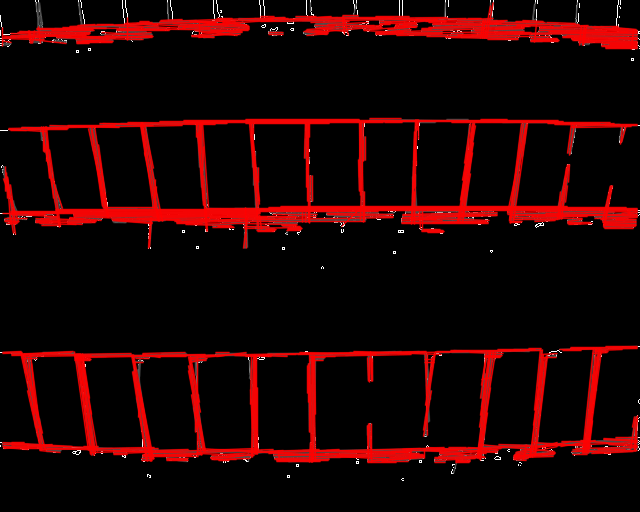
//> input picture IQ/img1.png, 640 x 512 px
$ ./edgedetection img1.png img2.png   (built with g++ and OpenCV 4)
//> lines starting //> are read from the running program, lines starting //| are printed output that depends on the picture; after the words box and inside, x2 and y2 are one past the last pixel; in counts of white or black regions, pixels touching at a corner belong together
#include <iostream>
#include <vector>
#include <opencv2/core.hpp>
#include <opencv2/highgui.hpp>
#include <opencv2/imgproc.hpp>

#include <nlohmann/json.hpp>
#include<fstream>

using namespace std;
using namespace cv;
using json = nlohmann::json;

int main(int argc, char** argv) {

    Mat inimg,imgsrc,detectimgsrc,detectimgsrcP, detectimgsrcPgray;

    imgsrc= imread(argv[1]); // first command line argument containing full path of target image
//> imgsrc is the input picture: 512 rows x 640 cols, CV_8UC3; mean B, G, R 2.6, 2.6, 32.1

    cvtColor(imgsrc, imgsrc, COLOR_BGR2GRAY);
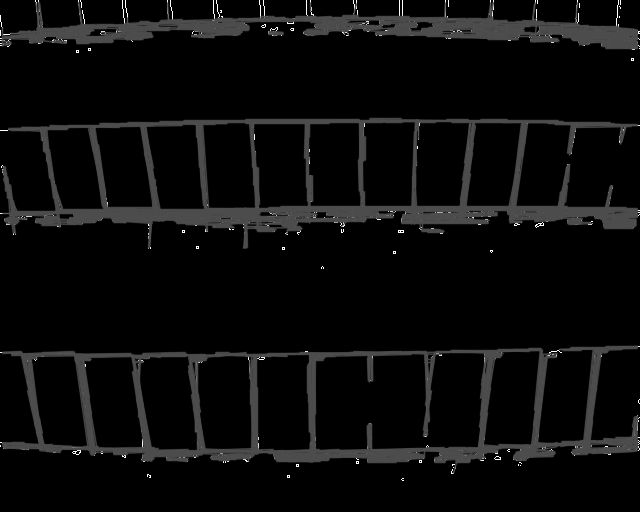
//> imgsrc: 512 rows x 640 cols, CV_8UC1; min 0, max 255, mean 11.4

    threshold(imgsrc,imgsrc,0,255,THRESH_BINARY|THRESH_OTSU); // pre-processing step using otsu thresholding
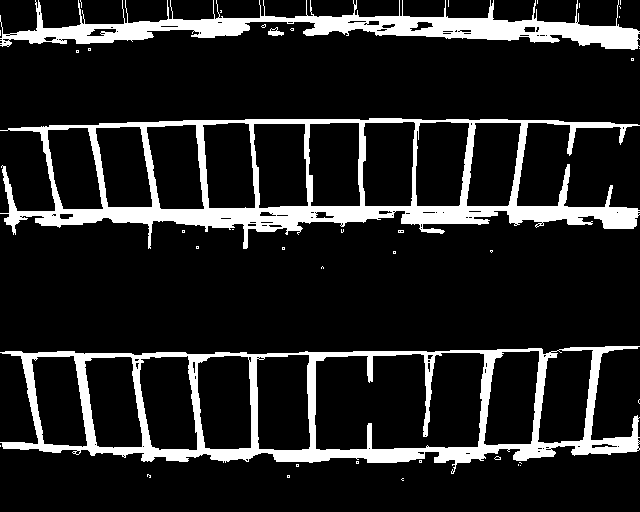
//> imgsrc: 512 rows x 640 cols, CV_8UC1; 14.1% white; 40 white regions (36 under 20 px), largest, box (x1, y1, x2, y2) and area: (0, 118, 640, 249) 18649, (0, 346, 640, 474) 16759, (0, 0, 640, 50) 10438, (268, 27, 284, 36) 79

    imgsrc.copyTo(detectimgsrcP);

    ifstream fJson(argv[2]); // second command line argument which is full path of json file
    stringstream buffer;
    buffer << fJson.rdbuf();
//> (the run ends here: the program needs code that is not available in this run, at `auto jsonfile = nlohmann::json::parse(buffer.str());`)
